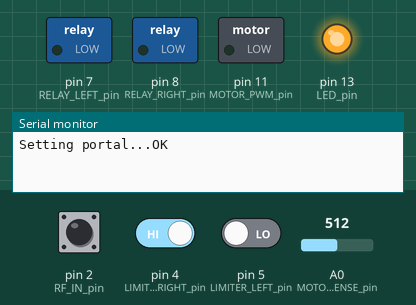
Simulated run of this sketch. Board: Arduino Uno, built with avr-gcc and run on an emulated ATmega328P. Parts: switched loads named in the sketch (green lamp = pin HIGH), output pins drawn as LEDs (lit = HIGH), the last lines printed to the serial monitor. The test bench sets the inputs (shaded band); at power-on: pin 2 (RF_IN_pin) HIGH, pin 5 (LIMITER_LEFT_pin) LOW, pin 4 (LIMITER_RIGHT_pin) HIGH, A0 (MOTOR_SENSE_pin) = 512.

Above: at 1.2 s.
1.3 s: pin 2 (RF_IN_pin) pulled LOW for 1 s
At 1.7 s:
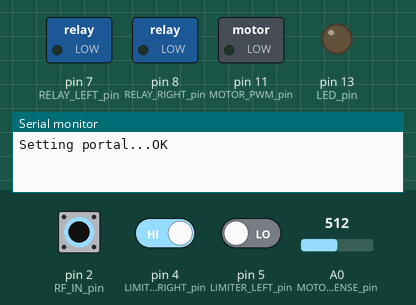
4.2 s: pin 2 (RF_IN_pin) pulled LOW for 3.2 s
At 4.9 s:
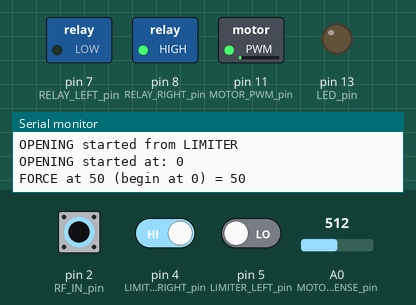
8.9 s: pin 2 (RF_IN_pin) driven LOW and pin 5 (LIMITER_LEFT_pin) driven HIGH
At 10.2 s:
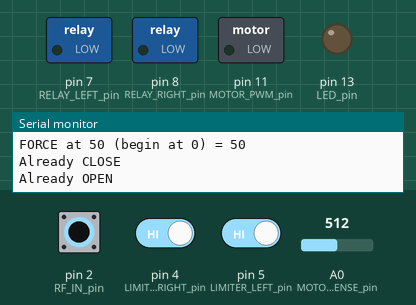
10.9 s: pin 2 (RF_IN_pin) driven HIGH
At 11.7 s:
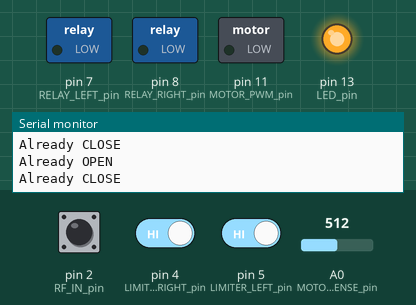
12.4 s: pin 2 (RF_IN_pin) driven LOW
At 12.8 s:
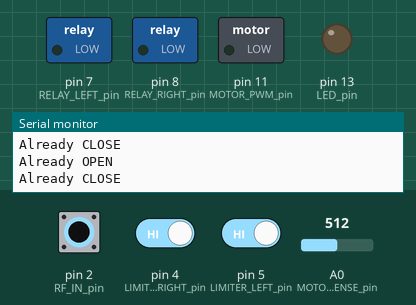
13.9 s: pin 2 (RF_IN_pin) driven HIGH and pin 4 (LIMITER_RIGHT_pin) driven LOW
At 14.6 s:
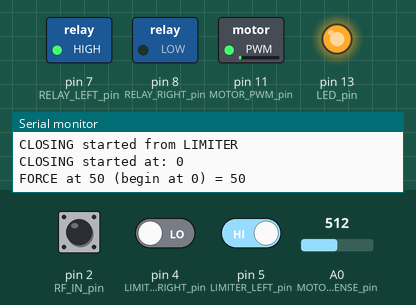
Timing chart, 0 to 17.9 s (numbered marks = the images above; inputs shaded):
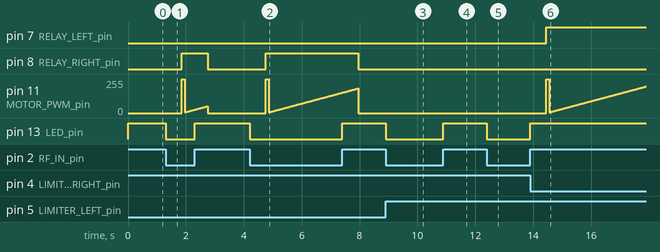

The sketch:

portal.ino
```cpp
#define F_CPU 16000000UL
#include <util/delay.h>
#include "wiring_private.h"

#define LED_pin 13
#define WARN_LED_pin 12
#define RELAY_LEFT_pin 7
#define RELAY_RIGHT_pin 8
#define IR_POWER_pin 10
/* LIMITER used at start of CLOSE and end of OPEN */
#define LIMITER_LEFT_pin 5
/* LIMITER used at start of OPEN and end of CLOSE */
#define LIMITER_RIGHT_pin 4
/* LIMITER interrupt */
#define LIMITER_INT_pin 3
#define RF_IN_pin 2
#define MOTOR_SENSE_pin A0
#define MOTOR_PWM_pin 11

#define PORTAL_FULL_SLOT ((PORTAL_SLOW_SLOT + PORTAL_CRUISE_SLOT + PORTAL_SLOW_SLOT) * 10)
#define PORTAL_SLOW_SLOT 2000
#define PORTAL_CRUISE_SLOT 6000

#define PORTAL_CMD_CLOSE 0x00
#define PORTAL_CMD_OPEN  0x01
#define PORTAL_CMD_NB_MAX 500

#define MOTOR_MAX_CURRENT 300
#define MOTOR_MAX_SLOW_CURRENT 300

uint16_t portal_cmd_nb = 0;
uint8_t portal_last_cmd = PORTAL_CMD_CLOSE;
uint8_t portal_cmd = PORTAL_CMD_CLOSE;
boolean portal_cmd_accepted = false;
uint32_t portal_start_position = PORTAL_SLOW_SLOT + PORTAL_CRUISE_SLOT + PORTAL_SLOW_SLOT;
uint32_t portal_position = PORTAL_SLOW_SLOT + PORTAL_CRUISE_SLOT + PORTAL_SLOW_SLOT;
uint16_t portal_force = 0;
int motor_max_current = MOTOR_MAX_CURRENT;
uint16_t motor_max_current_nb = 0;

uint32_t get_force(uint32_t _begin_position, uint32_t _position) {
  uint32_t _begin_force = 0;
  uint32_t _end_force = 0;
  uint32_t _force = 0;

  if(PORTAL_SLOW_SLOT > (_position - _begin_position)) {
    _begin_force = _position - _begin_position;
  }
  else {
    _begin_force = PORTAL_SLOW_SLOT;
  }

  if(PORTAL_SLOW_SLOT + PORTAL_CRUISE_SLOT > _position) {
    _end_force = PORTAL_SLOW_SLOT;
  }
  else {
    if((PORTAL_SLOW_SLOT + PORTAL_CRUISE_SLOT + PORTAL_SLOW_SLOT) < _position) {
      _position = PORTAL_SLOW_SLOT + PORTAL_CRUISE_SLOT + PORTAL_SLOW_SLOT;
    }
    if((PORTAL_SLOW_SLOT + PORTAL_CRUISE_SLOT) <= _position) {
      _end_force = PORTAL_SLOW_SLOT + PORTAL_CRUISE_SLOT + PORTAL_SLOW_SLOT - _position;
      if(PORTAL_SLOW_SLOT/2 > _end_force) {
        _end_force = PORTAL_SLOW_SLOT/2;
      }
    }
  }

  /* Set to MAX force to unstruck the portal */
  if(50 > _position) { _force = PORTAL_SLOW_SLOT; }
  /* Else normal work */
  else { _force = min(_begin_force, _end_force); }

  if((50 == _position - _begin_position) || (PORTAL_SLOW_SLOT == _position - _begin_position) || (PORTAL_SLOW_SLOT + PORTAL_CRUISE_SLOT == _position) || (PORTAL_SLOW_SLOT + PORTAL_CRUISE_SLOT + PORTAL_SLOW_SLOT - 1 == _position)) {
    Serial.print("FORCE at "); Serial.print(_position, DEC); Serial.print(" (begin at "); Serial.print(_begin_position, DEC); Serial.print(") = "); Serial.println(_force, DEC);
  }
  return _force;
}

void setup()
{
  pinMode(LED_pin, OUTPUT);
  // initialize serial communications and wait for port to open:
  Serial.begin(9600);
  Serial.print("Setting portal...");
  pinMode(RELAY_LEFT_pin, OUTPUT);
  digitalWrite(RELAY_LEFT_pin, LOW);
  pinMode(RELAY_RIGHT_pin, OUTPUT);
  digitalWrite(RELAY_RIGHT_pin, LOW);
  pinMode(IR_POWER_pin, OUTPUT);
  digitalWrite(IR_POWER_pin, LOW);
  pinMode(LIMITER_LEFT_pin, INPUT);
  pinMode(LIMITER_RIGHT_pin, INPUT);
  pinMode(LIMITER_INT_pin, INPUT);
  pinMode(RF_IN_pin, INPUT_PULLUP);
  pinMode(MOTOR_SENSE_pin, INPUT);
  pinMode(MOTOR_PWM_pin, OUTPUT);
  digitalWrite(MOTOR_PWM_pin, LOW);

  /* Configure LIMTERs interrupt INT1 */
  sbi(EICRA, ISC11); // Bit 3, 2 - ISC11, ISC10: Interrupt Sense Control 1 Bit 1 and Bit 0 : 11 = The rising edge of INT1 generates an interrupt request.
  sbi(EICRA, ISC10);
  /* Enable LIMITERs interrupt INT1 */
  //sbi(EIMSK, INT1); // Bit 1 - INT1: External Interrupt Request 1 Enable : Enabled
  Serial.println("OK");
}

void loop()
{
  if(true == digitalRead(RF_IN_pin)) {
    if(0 < portal_cmd_nb) { portal_cmd_nb--; }
  }
  else {
    if(portal_cmd_nb < PORTAL_CMD_NB_MAX) { portal_cmd_nb++; }
  }
  if(portal_cmd_nb < PORTAL_CMD_NB_MAX / 2) {
    portal_cmd = PORTAL_CMD_CLOSE;
  }
  else {
    portal_cmd = PORTAL_CMD_OPEN;
  }
  if(portal_cmd != portal_last_cmd) {
    portal_last_cmd = portal_cmd;
    if(PORTAL_CMD_CLOSE == portal_cmd) {
      if(LOW == digitalRead(LIMITER_RIGHT_pin)) {
        digitalWrite(RELAY_LEFT_pin, HIGH);
        digitalWrite(RELAY_RIGHT_pin, LOW);
        if((PORTAL_SLOW_SLOT + PORTAL_CRUISE_SLOT + PORTAL_SLOW_SLOT) < portal_position) {
          portal_position = PORTAL_SLOW_SLOT + PORTAL_CRUISE_SLOT + PORTAL_SLOW_SLOT;
        }
        portal_start_position = PORTAL_SLOW_SLOT + PORTAL_CRUISE_SLOT + PORTAL_SLOW_SLOT - portal_position;
        if(HIGH == digitalRead(LIMITER_LEFT_pin)) {
          portal_start_position = 0;
          Serial.println("CLOSING started from LIMITER");
        }
        portal_position = portal_start_position;
        portal_cmd_accepted = true;
        Serial.print("CLOSING started at: "); Serial.println(portal_position, DEC);
        }
      else {
        /* Use this new command to reset to known position */
        digitalWrite(MOTOR_PWM_pin, LOW);
        digitalWrite(RELAY_LEFT_pin, LOW);
        digitalWrite(RELAY_RIGHT_pin, LOW);
        digitalWrite(IR_POWER_pin, LOW);
        portal_start_position = PORTAL_CRUISE_SLOT + PORTAL_SLOW_SLOT;
        portal_position = portal_start_position;
        portal_cmd_accepted = false;
        portal_force = 0;
        Serial.println("Already CLOSE");
      }
    }
    else {
      if(LOW == digitalRead(LIMITER_LEFT_pin)) {
        digitalWrite(RELAY_LEFT_pin, LOW);
        digitalWrite(RELAY_RIGHT_pin, HIGH);
        if((PORTAL_SLOW_SLOT + PORTAL_CRUISE_SLOT + PORTAL_SLOW_SLOT) < portal_position) {
          portal_position = PORTAL_SLOW_SLOT + PORTAL_CRUISE_SLOT + PORTAL_SLOW_SLOT;
        }
        portal_start_position = PORTAL_SLOW_SLOT + PORTAL_CRUISE_SLOT + PORTAL_SLOW_SLOT - portal_position;
        if(HIGH == digitalRead(LIMITER_RIGHT_pin)) {
          portal_start_position = 0;
          Serial.println("OPENING started from LIMITER");
        }
        portal_position = portal_start_position;
        portal_cmd_accepted = true;
        Serial.print("OPENING started at: "); Serial.println(portal_position, DEC);
      }
      else {
        /* Use this new command to reset to known position */
        digitalWrite(MOTOR_PWM_pin, LOW);
        digitalWrite(RELAY_LEFT_pin, LOW);
        digitalWrite(RELAY_RIGHT_pin, LOW);
        digitalWrite(IR_POWER_pin, LOW);
        portal_start_position = PORTAL_CRUISE_SLOT + PORTAL_SLOW_SLOT;
        portal_position = portal_start_position;
        portal_cmd_accepted = false;
        portal_force = 0;
        Serial.println("Already OPEN");
      }
    }
  }

  if(true == portal_cmd_accepted) {
    portal_position++;

    /* Compute force related to the position */
    portal_force = get_force(portal_start_position, portal_position);

    /* Compute maximum current authorized related to the position */
    if((PORTAL_SLOW_SLOT + PORTAL_CRUISE_SLOT + PORTAL_SLOW_SLOT) > portal_position) {
      if(100 > portal_position) {
        motor_max_current = 1024;
      }
      else {
        motor_max_current = MOTOR_MAX_CURRENT;
      }
    }
    else {
      motor_max_current = MOTOR_MAX_SLOW_CURRENT;
    }
  }

  /* Check over current filtered on several acquisitions */
  int motor_currentRead = analogRead(MOTOR_SENSE_pin);
  if(motor_max_current < motor_currentRead) {
    //motor_max_current_nb++;
  }
  else {
    motor_max_current_nb = 0;
  }

  /* Check over current */
  if(1000 < motor_max_current_nb) {
    motor_max_current_nb = 0;
    digitalWrite(MOTOR_PWM_pin, LOW);
    digitalWrite(RELAY_LEFT_pin, LOW);
    digitalWrite(RELAY_RIGHT_pin, LOW);
    digitalWrite(IR_POWER_pin, LOW);
    Serial.print("CURRENT MAX detected: "); Serial.println(motor_currentRead, DEC);
    portal_cmd_accepted = false;
    portal_force = 0;
    digitalWrite(LED_pin, HIGH);
  }
  /* Check Limiter at end of CLOSE */
  if(PORTAL_CMD_CLOSE == portal_cmd) {
    if(HIGH == digitalRead(LIMITER_RIGHT_pin)) {
      /* As the limiter triggered we are at the end of the rail */
      portal_position = PORTAL_SLOW_SLOT + PORTAL_CRUISE_SLOT + PORTAL_SLOW_SLOT;
      digitalWrite(MOTOR_PWM_pin, LOW);
      digitalWrite(RELAY_LEFT_pin, LOW);
      digitalWrite(RELAY_RIGHT_pin, LOW);
      digitalWrite(IR_POWER_pin, LOW);
      if(true == portal_cmd_accepted) { Serial.println("LIMITER detected at end of CLOSE"); }
      portal_cmd_accepted = false;
      portal_force = 0;
    }
  }
  /* Check Limiter at end of OPEN */
  if(PORTAL_CMD_OPEN == portal_cmd) {
    if(HIGH == digitalRead(LIMITER_LEFT_pin)) {
      /* As the limiter triggered we are at the end of the rail */
      portal_position = PORTAL_SLOW_SLOT + PORTAL_CRUISE_SLOT + PORTAL_SLOW_SLOT;
      digitalWrite(MOTOR_PWM_pin, LOW);
      digitalWrite(RELAY_LEFT_pin, LOW);
      digitalWrite(RELAY_RIGHT_pin, LOW);
      digitalWrite(IR_POWER_pin, LOW);
      if(true == portal_cmd_accepted) { Serial.println("LIMITER detected at end of OPEN"); }
      portal_cmd_accepted = false;
      portal_force = 0;
    }
  }
  /* Timeout */
  if(PORTAL_FULL_SLOT < portal_position) {
    portal_position = PORTAL_FULL_SLOT;
    digitalWrite(MOTOR_PWM_pin, LOW);
    digitalWrite(RELAY_LEFT_pin, LOW);
    digitalWrite(RELAY_RIGHT_pin, LOW);
    digitalWrite(IR_POWER_pin, LOW);
    if(true == portal_cmd_accepted) { Serial.println("TIMEOUT detected"); }
    portal_cmd_accepted = false;
    portal_force = 0;
  }

  /* Clone LED status on RF signal */
  analogWrite(MOTOR_PWM_pin, map(portal_force, 0, PORTAL_SLOW_SLOT, 0, 255));
  //Serial.println(portal_force, DEC);
  digitalWrite(LED_pin, digitalRead(RF_IN_pin));
  //DEBUG Serial.println(analogRead(MOTOR_SENSE_pin), DEC);
  _delay_us(2000);
}

ISR(INT1_vect)
{
  if(4000 < portal_position) {
    // Filter spurious interrupts
    uint8_t nbCheck = 40;
    while(0 < nbCheck)
    {
      _delay_ms(10);
      if(LOW == digitalRead(LIMITER_INT_pin))
      {
        break;
      }
      nbCheck--;
    }
    if(0 == nbCheck)
    {
      digitalWrite(MOTOR_PWM_pin, LOW);
      digitalWrite(RELAY_LEFT_pin, LOW);
      digitalWrite(RELAY_RIGHT_pin, LOW);
      digitalWrite(IR_POWER_pin, LOW);
      portal_cmd_accepted = false;
      portal_force = 0;
      Serial.println("STOP by INT");
    }
  }
}
```

Measured:
- after the input at 1.3 s, pin 8 (RELAY_RIGHT_pin): LOW → HIGH after 0.55 s, → LOW 0.90 s later; pin 13 (LED_pin): HIGH → LOW at once, → HIGH 1.0 s later
- after the input at 4.2 s, pin 8 (RELAY_RIGHT_pin): LOW → HIGH after 0.55 s, → LOW 3.2 s later; pin 11 (MOTOR_PWM_pin): ramps from 0/255 to 255/255 and jumps back, once every 3.1 s; pin 13 (LED_pin): HIGH → LOW at once, → HIGH 3.2 s later
- after the input at 8.9 s, pin 13 (LED_pin): HIGH → LOW at once
- after the input at 10.9 s, pin 13 (LED_pin): LOW → HIGH at once
- after the input at 12.4 s, pin 13 (LED_pin): HIGH → LOW at once
- after the input at 13.9 s, pin 7 (RELAY_LEFT_pin): LOW → HIGH after 0.55 s; pin 13 (LED_pin): LOW → HIGH at once
